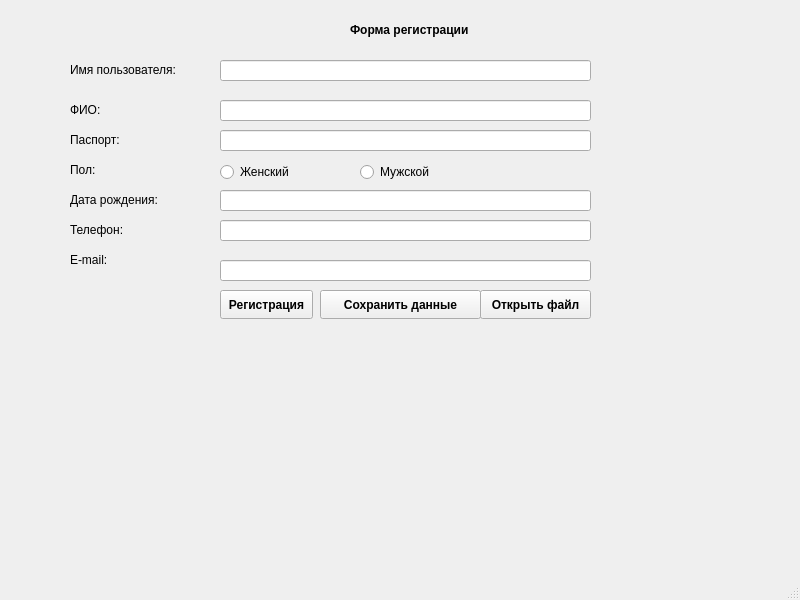
<?xml version="1.0" encoding="UTF-8"?>
<ui version="4.0">
 <class>MainWindow</class>
 <widget class="QMainWindow" name="MainWindow">
  <property name="geometry">
   <rect>
    <x>0</x>
    <y>0</y>
    <width>800</width>
    <height>600</height>
   </rect>
  </property>
  <property name="windowTitle">
   <string>MainWindow</string>
  </property>
  <widget class="QWidget" name="centralwidget">
   <widget class="QLabel" name="label_form">
    <property name="geometry">
     <rect>
      <x>350</x>
      <y>20</y>
      <width>191</width>
      <height>20</height>
     </rect>
    </property>
    <property name="font">
     <font>
      <bold>true</bold>
     </font>
    </property>
    <property name="text">
     <string>Форма регистрации</string>
    </property>
   </widget>
   <widget class="QLabel" name="label_name">
    <property name="geometry">
     <rect>
      <x>70</x>
      <y>60</y>
      <width>141</width>
      <height>20</height>
     </rect>
    </property>
    <property name="sizePolicy">
     <sizepolicy hsizetype="Preferred" vsizetype="Expanding">
      <horstretch>0</horstretch>
      <verstretch>0</verstretch>
     </sizepolicy>
    </property>
    <property name="font">
     <font>
      <hintingpreference>PreferVerticalHinting</hintingpreference>
     </font>
    </property>
    <property name="text">
     <string>Имя пользователя:</string>
    </property>
   </widget>
   <widget class="QLabel" name="label_fio">
    <property name="geometry">
     <rect>
      <x>70</x>
      <y>100</y>
      <width>63</width>
      <height>20</height>
     </rect>
    </property>
    <property name="text">
     <string>ФИО:</string>
    </property>
   </widget>
   <widget class="QLabel" name="label_pasport">
    <property name="geometry">
     <rect>
      <x>70</x>
      <y>130</y>
      <width>63</width>
      <height>20</height>
     </rect>
    </property>
    <property name="text">
     <string>Паспорт:</string>
    </property>
   </widget>
   <widget class="QLabel" name="label_data">
    <property name="geometry">
     <rect>
      <x>70</x>
      <y>190</y>
      <width>121</width>
      <height>20</height>
     </rect>
    </property>
    <property name="text">
     <string>Дата рождения:</string>
    </property>
   </widget>
   <widget class="QLabel" name="label_sex">
    <property name="geometry">
     <rect>
      <x>70</x>
      <y>160</y>
      <width>63</width>
      <height>20</height>
     </rect>
    </property>
    <property name="text">
     <string>Пол:</string>
    </property>
   </widget>
   <widget class="QLabel" name="label_number">
    <property name="geometry">
     <rect>
      <x>70</x>
      <y>220</y>
      <width>63</width>
      <height>20</height>
     </rect>
    </property>
    <property name="text">
     <string>Телефон:</string>
    </property>
   </widget>
   <widget class="QLabel" name="label_email">
    <property name="geometry">
     <rect>
      <x>70</x>
      <y>250</y>
      <width>63</width>
      <height>20</height>
     </rect>
    </property>
    <property name="text">
     <string>E-mail:</string>
    </property>
   </widget>
   <widget class="QLineEdit" name="lineEdit_value_1">
    <property name="geometry">
     <rect>
      <x>220</x>
      <y>60</y>
      <width>371</width>
      <height>21</height>
     </rect>
    </property>
   </widget>
   <widget class="QLineEdit" name="lineEdit_value_2">
    <property name="geometry">
     <rect>
      <x>220</x>
      <y>100</y>
      <width>371</width>
      <height>21</height>
     </rect>
    </property>
   </widget>
   <widget class="QLineEdit" name="lineEdit_value_3">
    <property name="geometry">
     <rect>
      <x>220</x>
      <y>130</y>
      <width>371</width>
      <height>21</height>
     </rect>
    </property>
   </widget>
   <widget class="QLineEdit" name="lineEdit_value_4">
    <property name="geometry">
     <rect>
      <x>220</x>
      <y>190</y>
      <width>371</width>
      <height>21</height>
     </rect>
    </property>
   </widget>
   <widget class="QLineEdit" name="lineEdit_value_5">
    <property name="geometry">
     <rect>
      <x>220</x>
      <y>220</y>
      <width>371</width>
      <height>21</height>
     </rect>
    </property>
   </widget>
   <widget class="QLineEdit" name="lineEdit_value_6">
    <property name="geometry">
     <rect>
      <x>220</x>
      <y>260</y>
      <width>371</width>
      <height>21</height>
     </rect>
    </property>
   </widget>
   <widget class="QRadioButton" name="radioButton_fem">
    <property name="geometry">
     <rect>
      <x>220</x>
      <y>160</y>
      <width>110</width>
      <height>24</height>
     </rect>
    </property>
    <property name="text">
     <string>Женский</string>
    </property>
   </widget>
   <widget class="QRadioButton" name="radioButton_male">
    <property name="geometry">
     <rect>
      <x>360</x>
      <y>160</y>
      <width>110</width>
      <height>24</height>
     </rect>
    </property>
    <property name="text">
     <string>Мужской</string>
    </property>
   </widget>
   <widget class="QPushButton" name="pushButton_registration">
    <property name="geometry">
     <rect>
      <x>220</x>
      <y>290</y>
      <width>93</width>
      <height>29</height>
     </rect>
    </property>
    <property name="sizePolicy">
     <sizepolicy hsizetype="Minimum" vsizetype="Expanding">
      <horstretch>0</horstretch>
      <verstretch>0</verstretch>
     </sizepolicy>
    </property>
    <property name="font">
     <font>
      <bold>true</bold>
     </font>
    </property>
    <property name="text">
     <string>Регистрация</string>
    </property>
   </widget>
   <widget class="QPushButton" name="pushButton_saveFile">
    <property name="geometry">
     <rect>
      <x>320</x>
      <y>290</y>
      <width>161</width>
      <height>29</height>
     </rect>
    </property>
    <property name="font">
     <font>
      <bold>true</bold>
     </font>
    </property>
    <property name="text">
     <string>Сохранить данные</string>
    </property>
   </widget>
   <widget class="QPushButton" name="pushButton_openFile">
    <property name="geometry">
     <rect>
      <x>480</x>
      <y>290</y>
      <width>111</width>
      <height>29</height>
     </rect>
    </property>
    <property name="font">
     <font>
      <bold>true</bold>
     </font>
    </property>
    <property name="text">
     <string>Открыть файл</string>
    </property>
   </widget>
  </widget>
  <widget class="QMenuBar" name="menubar">
   <property name="geometry">
    <rect>
     <x>0</x>
     <y>0</y>
     <width>800</width>
     <height>26</height>
    </rect>
   </property>
  </widget>
  <widget class="QStatusBar" name="statusbar"/>
 </widget>
 <resources/>
 <connections/>
</ui>
